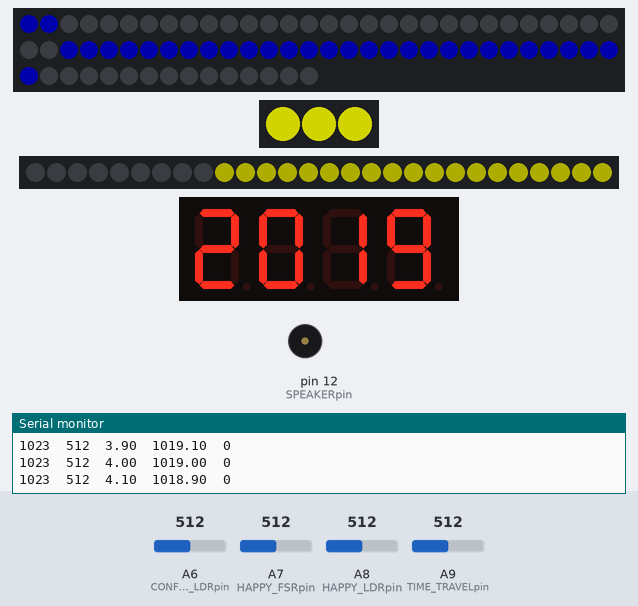
The sketch below on a simulated Arduino Mega 2560, built with avr-gcc and run on an emulated ATmega2560. Parts: 75 RGB LEDs in strip order, left to right, continuing on the next row, 3 RGB LEDs in strip order, left to right, 28 RGB LEDs in strip order, left to right, 4-digit seven-segment display, buzzer (waves = sounding), the last lines printed to the serial monitor. Inputs (shaded band) come from the test bench; at power-on: A9 (TIME_TRAVELpin) = 512, A6 (CONFLICT_LDRpin) = 512, A8 (HAPPY_LDRpin) = 512, A7 (HAPPY_FSRpin) = 512. Dim RGB values are drawn brighter than linear; random numbers use the default seed unless the sketch sets one.

Above: at 1.2 s.
1.3 s: A9 (TIME_TRAVELpin) set to 690
2.8 s: A9 (TIME_TRAVELpin) set to 713
At 3.2 s:
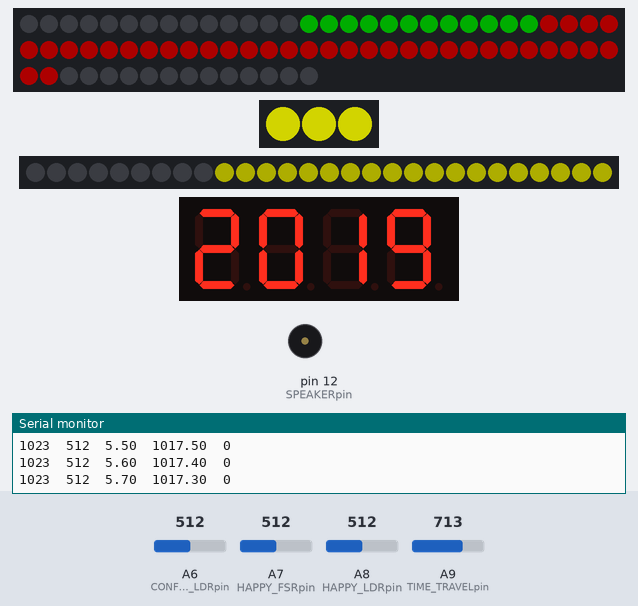
5.8 s: A6 (CONFLICT_LDRpin) set to 104
At 6.8 s:
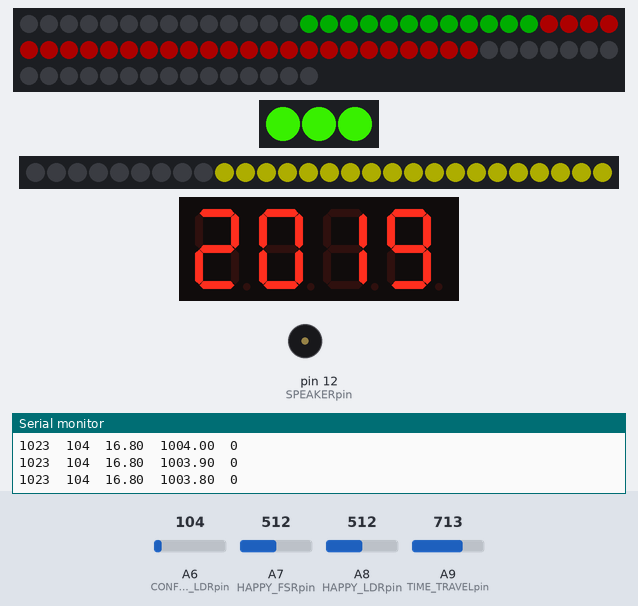
7.7 s: A6 (CONFLICT_LDRpin) set to 99
At 8.9 s:
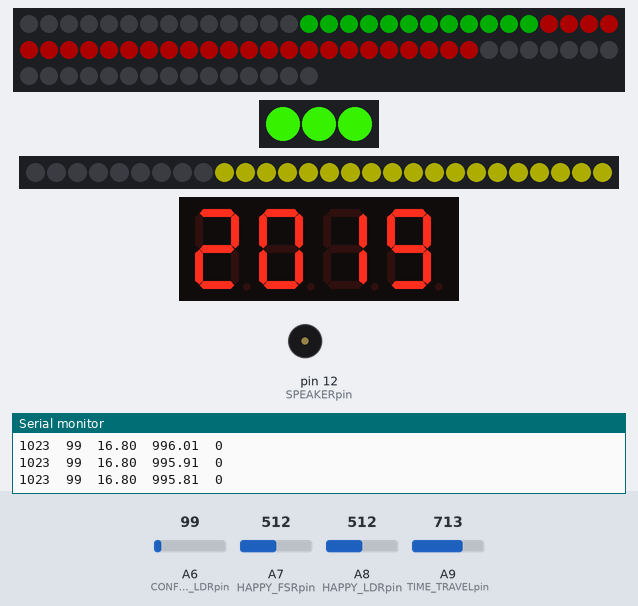
9.2 s: A8 (HAPPY_LDRpin) set to 716
At 10.3 s:
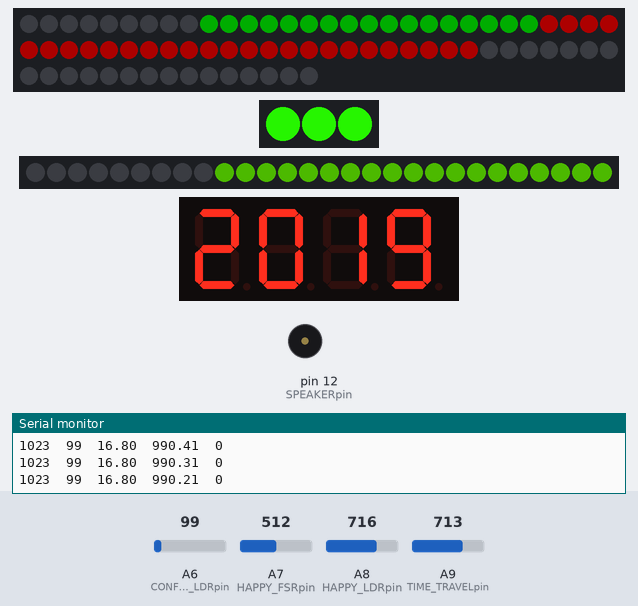
11.2 s: A7 (HAPPY_FSRpin) set to 846
At 12.3 s:
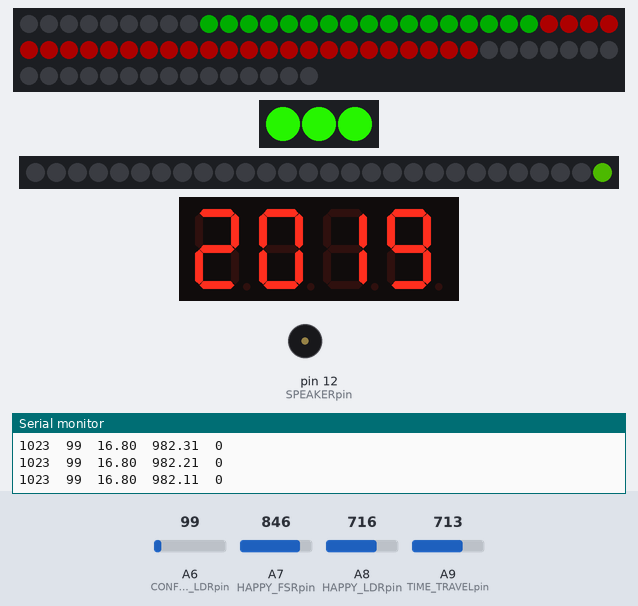
14.2 s: A7 (HAPPY_FSRpin) set to 873
Timing chart, 0 to 16.7 s (numbered marks = the images above; inputs shaded):
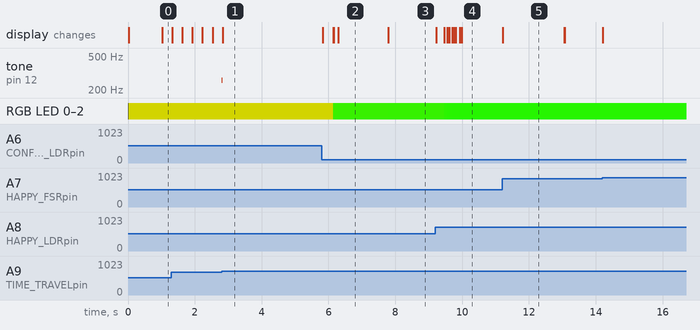

The sketch:

timeVest_V6_testCalibration.ino
```cpp
////////////////////////////////////////
// CODE for TIME TRAVEL
// VON HIER AN NEU
// KOBAKANT time-travel costume:
// --- time vest
// --- confilct antenna
// --- happiness brush
////////////////////////////////////////

#include <Adafruit_NeoPixel.h>
#include <Wire.h> // Enable this line if using Arduino Uno, Mega, etc.
#include <Adafruit_GFX.h>
#include "Adafruit_LEDBackpack.h"

////////////////////////////
//////ADJUSTABLE VALUES/////
////////////////////////////

// THRESHOLDS and TRIGGERS:
#define CONFLICTvalueMIN_original 1023
#define CONFLICTvalueMAX_original 0

int countFLIP = 0;
#define flipTIME 300// cycles
#define adjustINC 0.1
#define CONFLICTrangeCAP 100
#define HAPPYrangeCAP 200

#define HAPPYvalueLDRmin_original 1023
#define HAPPYvalueLDRmax_original 0

#define HAPPYvalueFSRmin 380
#define HAPPYvalueFSRmax 900

#define TIMEtravelTRIGGER 700

// LED BRIGHTNESSes (0=off, 255=max):
#define timeLEDbrightness 50
#define conflictLEDbrightness 255
#define happyLEDbrightness 100

// TIME TRAVEL stuff:
#define TIMEtravelDURATION 1000 //cycles
int years[] = {2019, 2020, 2024, 2039};
#define timeOUTbetweenTRAVELS 1 //seconds - recommended to be at least 10 seconds, less for debugging

//////////////////////
///PIN CONNECTIONS////
//////////////////////
#define TIME_TRAVELpin A9  //23
#define SPEAKERpin 12
int CONFLICT_LDRpin = A6;  //20
int HAPPY_LDRpin = A8;     //22
#define HAPPY_FSRpin A7     //21

#define TIME_LED_PIN    8
#define CONFLICT_LED_PIN    10
#define HAPPY_LED_PIN    9

//segment display SDA --> 18
//segment display SCL --> 19

////////////////////////
///LED NUMBERS//////////
////////////////////////
#define TIME_LED_COUNT 75
#define CONFLICT_LED_COUNT 3
#define HAPPY_LED_COUNT 28

Adafruit_NeoPixel TIMEstrip(TIME_LED_COUNT, TIME_LED_PIN, NEO_GRB + NEO_KHZ800);
Adafruit_NeoPixel CONFLICTstrip(CONFLICT_LED_COUNT, CONFLICT_LED_PIN, NEO_GRB + NEO_KHZ800);
Adafruit_NeoPixel HAPPYstrip(HAPPY_LED_COUNT, HAPPY_LED_PIN, NEO_GRB + NEO_KHZ800);
Adafruit_7segment matrix = Adafruit_7segment();

//////////////////////
///VARIABLES//////////
//////////////////////
int CONFLICTvalue;
int CONFLICTcolour;
float CONFLICTvalueMIN = 0;
float CONFLICTvalueMAX = 1023;
float HAPPYvalueLDRmin = 0;
float HAPPYvalueLDRmax = 1023;
int TIMEvalue;
int TIMEsound;
int yearNOW = years[0];
int timesTRAVELLED = 0;
int timeCOUNT = 0;
int HAPPYvalueLDR;
int HAPPYvalueFSR;
int HAPPYcolour;
int HAPPYlevel;
int HAPPYlevel_TIME;
int CONFLICTlevel_TIME;
int CONFLICTfade = 1;

int avgCONFLICT;
int avgHAPPY;


void setup() {
  Serial.begin(9600);
  pinMode(CONFLICT_LDRpin, INPUT);//4.7K pullup
  pinMode(HAPPY_LDRpin, INPUT_PULLUP);
  pinMode(HAPPY_FSRpin, INPUT); //3.3K pullup
  pinMode(TIME_TRAVELpin, INPUT); //1MOhm pullup
  pinMode(SPEAKERpin, OUTPUT);

  TIMEstrip.begin();
  TIMEstrip.show();
  TIMEstrip.setBrightness(timeLEDbrightness);

  CONFLICTstrip.begin();
  CONFLICTstrip.show();
  CONFLICTstrip.setBrightness(conflictLEDbrightness);

  HAPPYstrip.begin();
  HAPPYstrip.show();
  HAPPYstrip.setBrightness(happyLEDbrightness);

  matrix.begin(0x70);
  matrix.setBrightness(15);

  //DISPLAY:
  matrix.print(yearNOW);
  matrix.writeDisplay();

  // set initial avarage
  avgCONFLICT = analogRead(CONFLICT_LDRpin);
  avgHAPPY = analogRead(HAPPY_LDRpin);
}


void loop() {
  //   countFLIP++;
  //  if (countFLIP % flipTIME == 0) {
  //    CONFLICT_LDRpin = A8;
  //    HAPPY_LDRpin = A6;
  //    Serial.println("hhhhhhhhhdskfjdksljfdklasjdkls");
  //  }
  //  if (countFLIP % (flipTIME * 2) == 0) {
  //    CONFLICT_LDRpin = A6;
  //    HAPPY_LDRpin = A8;
  //  }

  TIMEvalue = analogRead(TIME_TRAVELpin);

  //TIME TRAVEL INITIATED:
  if (TIMEvalue < TIMEtravelTRIGGER && (millis() - timeCOUNT) > timeOUTbetweenTRAVELS * 1000) {
    timeTRAVEL();
  }

  //NO TIME TRAVEL//SENSING THE WORLD:
  else {
    TIMEsound = 0;
    SENSEtheWORLD();
    noTone(SPEAKERpin);
  }

  //debug();
  delay(1); // THIS DELAY AFFECTS TIMING OF SOME OF THE SEQUENCES!!!!
}


//////////////////////////////////////////////////////////////////////
//////////////////////////////////////////////////////////////////////
///////////////////////TIME TRAVEL////////////////////////////////////
//////////////////////////////////////////////////////////////////////
//////////////////////////////////////////////////////////////////////
void timeTRAVEL() {

  ////////////////////////////////
  ///////LED LIGHT EFFECT/////////
  ////////////////////////////////
  for (int i = 0; i < TIME_LED_COUNT; i++) {
    if (millis() % 2 == 0) {
      TIMEstrip.setPixelColor(i, TIMEstrip.Color(0, 0, 255));
    }
    else TIMEstrip.setPixelColor(i, TIMEstrip.Color(0, 0, 0));
  }
  TIMEstrip.show();

  ////////////////////////////////
  ////////SOUND EFFECT////////////
  ////////////////////////////////
  TIMEsound++;
  if (TIMEsound > TIMEtravelDURATION) timeJump();
  //Serial.println(TIMEsound);
  tone(SPEAKERpin, TIMEsound);
}


////////////////////////////////
///////time jump effect/////////
////////////////////////////////
void timeJump() {
  for (int i = 0; i < 50; i++) {
    TIMEsound = random (100, 2000);
    tone(SPEAKERpin, TIMEsound);
    int randomDisplay = random(1000, 9999);
    matrix.print(randomDisplay);
    matrix.writeDisplay();
    delay(100);
  }
  timesTRAVELLED++;
  timeCOUNT = millis();

  //DISPLAY:
  yearNOW = years[timesTRAVELLED];
  matrix.print(yearNOW);
  matrix.writeDisplay();
}
////////////////////////////////
////////////////////////////////


void debugCONFLICT() {
  Serial.print(1023);
  Serial.print("\t");
  Serial.print(CONFLICTvalue);
  Serial.print("\t");
  Serial.print(CONFLICTvalueMIN);
  Serial.print("\t");
  Serial.print(CONFLICTvalueMAX);
  Serial.print("\t");
  Serial.print(0);
  Serial.println();
}


void debugHAPPY() {
  Serial.print(1023);
  Serial.print("\t");
  Serial.print(HAPPYvalueLDR);
  Serial.print("\t");
  Serial.print(HAPPYvalueLDRmin);
  Serial.print("\t");
  Serial.print(HAPPYvalueLDRmax);
  Serial.print("\t");
  Serial.print(0);
  Serial.println();
}


//////////////////////////////////////////////////////////////////////
//////////////////////////////////////////////////////////////////////
///////////////////////SENSE THE WORLD////////////////////////////////
//////////////////////////////////////////////////////////////////////
//////////////////////////////////////////////////////////////////////
void SENSEtheWORLD() {

  //////////////////////////////////////////////////////////////////////
  ///////////////////////////////CONFLICT///////////////////////////////
  //////////////////////////////////////////////////////////////////////
  // READ: CONFLICT values
  CONFLICTvalue = analogRead(CONFLICT_LDRpin);
  CONFLICTvalue = (avgCONFLICT * 3 + CONFLICTvalue) / 4;
  avgCONFLICT = CONFLICTvalue;
  //CONFLICTvalue = (CONFLICTvalue * 3 + (1023-HAPPYvalueLDR) ) / 4;

  if (CONFLICTvalue > CONFLICTvalueMAX) CONFLICTvalueMAX = CONFLICTvalue;
  if (CONFLICTvalue < CONFLICTvalueMIN) CONFLICTvalueMIN = CONFLICTvalue;

  if (CONFLICTvalueMAX > CONFLICTvalue + CONFLICTrangeCAP)CONFLICTvalueMAX = CONFLICTvalueMAX - adjustINC;
  if (CONFLICTvalueMIN < CONFLICTvalue - CONFLICTrangeCAP)CONFLICTvalueMIN = CONFLICTvalueMIN + adjustINC;

  debugCONFLICT();

  // MAP: CONFLICT --> COLOUR
  CONFLICTcolour = map(CONFLICTvalue, CONFLICTvalueMIN, CONFLICTvalueMAX, 0, 255);
  CONFLICTcolour = (CONFLICTcolour * 3 + (HAPPYcolour) ) / 4;
  CONFLICTcolour = constrain(CONFLICTcolour, 0, 255);

  // WRITE: SENSOR LEDs
  for (int i = 0; i < CONFLICT_LED_COUNT; i++) {
    CONFLICTstrip.setPixelColor(i, CONFLICTstrip.Color(CONFLICTcolour,   255 - CONFLICTcolour, 0));
  }
  //  if (conflictLEDbrightness > 255) CONFLICTfade = -10;
  //  if (conflictLEDbrightness < 0) CONFLICTfade = 10;
  //  conflictLEDbrightness = conflictLEDbrightness + CONFLICTfade;
  //  CONFLICTstrip.setBrightness(conflictLEDbrightness);
  CONFLICTstrip.show();


  //////////////////////////////////////////////////////////////////////
  ///////////////////////////////HAPPY///////////////////////////////
  //////////////////////////////////////////////////////////////////////
  // READ: HAPPY values
  HAPPYvalueLDR = analogRead(HAPPY_LDRpin);
  HAPPYvalueFSR = analogRead(HAPPY_FSRpin);

  HAPPYvalueLDR = (avgHAPPY * 9 + HAPPYvalueLDR) / 10;
  avgHAPPY = HAPPYvalueLDR;

  CONFLICTvalue = analogRead(CONFLICT_LDRpin);
  if (HAPPYvalueLDR > HAPPYvalueLDRmax) HAPPYvalueLDRmax = HAPPYvalueLDR;
  if (HAPPYvalueLDR < HAPPYvalueLDRmin) HAPPYvalueLDRmin = HAPPYvalueLDR;

  if (HAPPYvalueLDRmax > HAPPYvalueLDR + HAPPYrangeCAP)HAPPYvalueLDRmax = HAPPYvalueLDRmax - adjustINC;
  if (HAPPYvalueLDRmin < HAPPYvalueLDR - HAPPYrangeCAP)HAPPYvalueLDRmin = HAPPYvalueLDRmin + adjustINC;

  //  HAPPYvalueLDRmax -= 1;
  //  HAPPYvalueLDRmin += 1;
  //  if (HAPPYvalueLDRmax < HAPPYvalueLDRmax_original)HAPPYvalueLDRmax = HAPPYvalueLDRmax_original;
  //  if (HAPPYvalueLDRmin > HAPPYvalueLDRmin_original)HAPPYvalueLDRmin = HAPPYvalueLDRmin_original;
  //debugHAPPY();

  // MAP: HAPPY --> COLOUR
  HAPPYcolour = map(HAPPYvalueLDR, HAPPYvalueLDRmax, HAPPYvalueLDRmin, 0, 255);
  HAPPYcolour = constrain(HAPPYcolour, 0, 255);

  // MAP: HAPPY --> LEVEL
  HAPPYlevel = map(HAPPYvalueFSR, HAPPYvalueFSRmax, HAPPYvalueFSRmin, 0, HAPPY_LED_COUNT);
  HAPPYlevel = constrain(HAPPYlevel, 0, HAPPY_LED_COUNT);

  // WRITE: SENSOR LEDs
  for (int i = 0; i < HAPPY_LED_COUNT; i++) {
    if (i < HAPPYlevel) {
      HAPPYstrip.setPixelColor(HAPPY_LED_COUNT - i, HAPPYstrip.Color(HAPPYcolour, 255 - HAPPYcolour, 0));
    }
    else {
      HAPPYstrip.setPixelColor(HAPPY_LED_COUNT - i, HAPPYstrip.Color(0, 0, 0));
    }
  }
  HAPPYstrip.show();

  ////////////////////////////////////////////////////////////////////////////////
  ////////////////////////////////////SENSOR DISPLAY//////////////////////////////
  ////////////////////////////////////////////////////////////////////////////////
  // WRITE: TIME LEDs for HAPPINESS and CONFLICT
  HAPPYlevel_TIME = map(HAPPYvalueLDR, HAPPYvalueLDRmin, HAPPYvalueLDRmax, 0, TIME_LED_COUNT / 3);
  HAPPYlevel_TIME = constrain(HAPPYlevel_TIME, 0, TIME_LED_COUNT / 3);
  CONFLICTlevel_TIME = map(CONFLICTvalue, CONFLICTvalueMIN, CONFLICTvalueMAX , 2 * TIME_LED_COUNT / 3, TIME_LED_COUNT);
  CONFLICTlevel_TIME = constrain(CONFLICTlevel_TIME, 2 * TIME_LED_COUNT / 3, TIME_LED_COUNT);

  for (int i = 0; i < TIME_LED_COUNT; i++) {

    if (i < HAPPYlevel_TIME) {
      TIMEstrip.setPixelColor( (TIME_LED_COUNT / 3) - i, TIMEstrip.Color(0, 255, 0));
    }
    else TIMEstrip.setPixelColor( (TIME_LED_COUNT / 3) - i, TIMEstrip.Color(0, 0, 0));


    if (i > TIME_LED_COUNT / 3 && i < CONFLICTlevel_TIME) {
      TIMEstrip.setPixelColor(i, TIMEstrip.Color(255, 0, 0));
    }
    else if (i > TIME_LED_COUNT / 2 && i > CONFLICTlevel_TIME) {
      TIMEstrip.setPixelColor(i, TIMEstrip.Color(0, 0, 0));
    }
  }
  TIMEstrip.show();


  /// experiments:

  //SET COLOUR:
  //  for (int i = 0; i < 256; i++) {
  //    colourValue=i;
  //  delay(100);
  //  }
  //  for (int i = 0; i < 4; i++) {
  //    //strip.setPixelColor(i, strip.gamma32(strip.ColorHSV(colourValue)));
  //    //strip.setPixelColor(i, strip.ColorHSV(colourValue));
  //    strip.setPixelColor(i, strip.Color(colourValue,   255 - colourValue, 0));
  //  }
  //  strip.show(); // Update strip with new contents

}

////////////////////////////////
///////debug////////////////////
////////////////////////////////

void debug() {
  Serial.print("TIME: ");
  Serial.print(TIMEvalue);
  Serial.print("\t");
  Serial.print("CONFLICT: ");
  Serial.print(CONFLICTvalue);
  Serial.print("\t");
  Serial.print("c: ");
  Serial.print(CONFLICTcolour);
  Serial.print("\t");
  Serial.print("\t");
  Serial.print("HAPPYldr: ");
  Serial.print(HAPPYvalueLDR);
  Serial.print("\t");
  Serial.print("fsr: ");
  Serial.print(HAPPYvalueFSR);
  Serial.print("\t");
  Serial.print("\t");
  Serial.print("c: ");
  Serial.print(HAPPYcolour);
  Serial.print("\t");
  Serial.print("l: ");
  Serial.println(HAPPYlevel);
}
```

Measured:
- the behaviour switches between 699 and 700 on A9 (TIME_TRAVELpin) (found by bisection; images 0 and 1)
- after the input at 5.8 s, RGB LED 0–2: RGB(127, 128, 0) → RGB(50, 205, 0) after 0.35 s, → RGB(49, 206, 0) 0.02 s later, → RGB(48, 207, 0) 0.14 s later
- after the input at 7.7 s, RGB LED 0–2: RGB(48, 207, 0) → RGB(47, 208, 0) after 0.10 s
